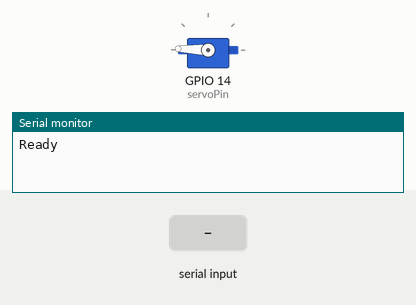
Simulated run of this sketch. Board: ESP32. Parts: servo, the last lines printed to the serial monitor. The test bench sets the inputs (shaded band).

Above: at 1.2 s.
1.3 s: "c" received over Serial
At 1.72 s:
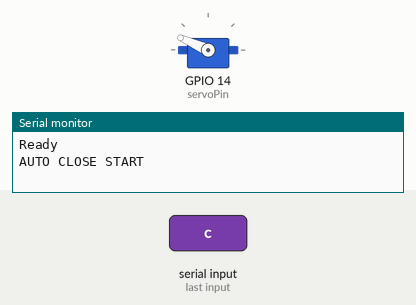
At 2.2 s:
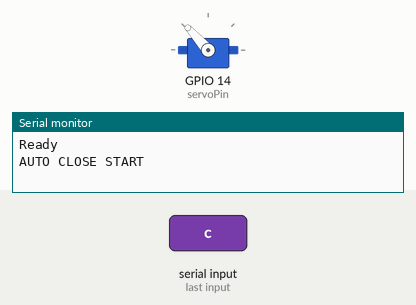
4.3 s: "o" received over Serial
At 4.48 s:
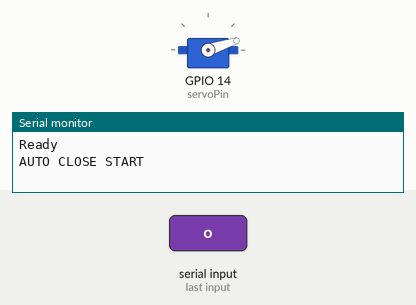
Timing chart, 0 to 7.3 s (numbered marks = the images above; inputs shaded):
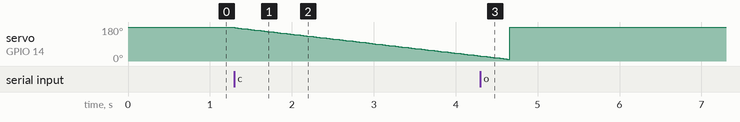

Measured:
- after the input at 1.3 s, servo on GPIO 14 (servoPin): moves from 178° to 28° over 3.0 s, starting at once

The sketch:

servo_for_UNknown_object_size.ino
```cpp
//Adjust the maxStepsWithoutProgress as per the friction obtained at the gear mechanism

#include <ESP32Servo.h>

Servo servo1;

const int servoPin = 14;

int openPos  = 178;
int minClosePos = 10;

int stepSize = 2;
int stepDelay = 40;

int releaseOffset = 2;

// pseudo "stall detection"
int maxStepsWithoutProgress = 85;

void setup() {
  Serial.begin(115200);
  servo1.attach(servoPin, 500, 2500);

  servo1.write(openPos);
  Serial.println("Ready");
}

void loop() {
  if (Serial.available()) {
    char cmd = Serial.read();

    if (cmd == 'o') {
      servo1.attach(servoPin, 500, 2500);
      servo1.write(openPos);
      Serial.println("OPEN");
    }

    if (cmd == 'c') {
      Serial.println("AUTO CLOSE START");

      servo1.attach(servoPin, 500, 2500);

      int pos = openPos;
      int stepCounter = 0;

      while (pos > minClosePos) {
        int nextPos = pos - stepSize;

        servo1.write(nextPos);
        delay(stepDelay);

        stepCounter++;

        // 🧠 Simulated detection
        if (stepCounter > maxStepsWithoutProgress) {
          Serial.println("OBJECT DETECTED");

          // 🔥 Micro-release
          servo1.write(nextPos + releaseOffset);
          break;
        }

        pos = nextPos;
      }

      Serial.println("DONE");
    }
  }
}
```
